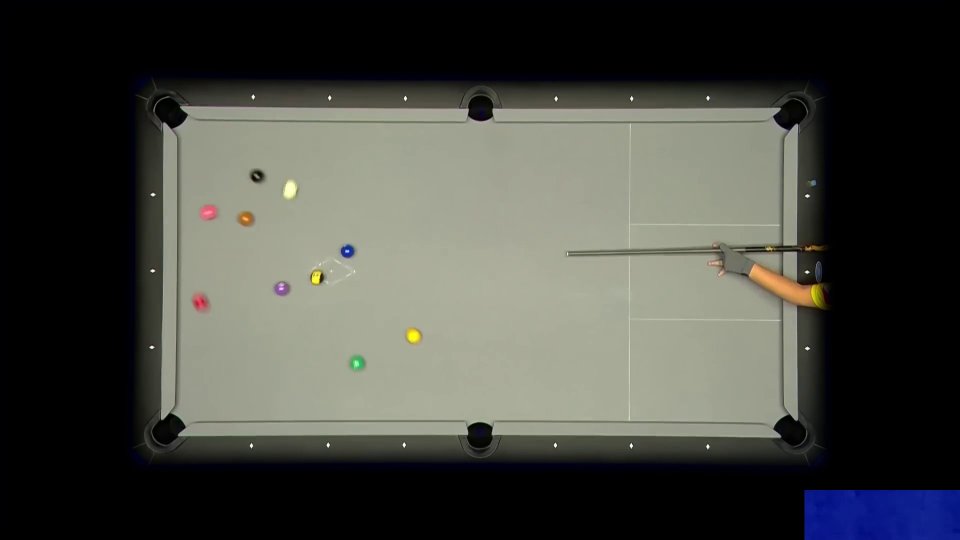
#> input picture frame 17 of raga break.mp4, 1920 x 1080 px, given in place of skid.mp4, which was not available (shown at 1/2 size)
$ python gptFindCircle.py
#> lines starting #> are read from the running program, lines starting #| are printed output that depends on the picture; after the words box and inside, x2 and y2 are one past the last pixel; in counts of white or black regions, pixels touching at a corner belong together; pictures that were not available may be replaced by others from this repository, and a replacement may not be noted
import cv2
import numpy as np
from collections import deque

# Initialize the webcam
videoname = 'skid' #input video clip name
cap = cv2.VideoCapture(videoname + '.mp4') #可以直接输入视频名称，或者输入args.image后用cmd运行


# lower_color = np.array([40,130,0])
# upper_color = np.array([150,200,10])
#
#
sens = 0 #change this to adjust lower/upper hsv color tolerance
lower_color= np.array([0, 1, 75]) - sens
upper_color = np.array([123, 35, 255]) + sens


# Define a buffer to store the past 2 seconds of trajectory points
trajectory = deque(maxlen=10000)


# We need to set resolutions.
# so, convert them from float to integer.
frame_width = int(cap.get(3))
frame_height = int(cap.get(4))

size = (frame_width, frame_height)

# Below VideoWriter object will create
# a frame of above defined The output
# is stored in 'filename.avi' file.

result = cv2.VideoWriter(videoname + ' minEnclosingCircle.mp4',
                         cv2.VideoWriter_fourcc(*'mp4v'),
                         60, size)

while True:
    # Read a frame from the webcam
    ret, frame = cap.read()
#> frame is the input picture: shape (1080, 1920, 3); mean B, G, R 64, 70, 69.1

    # Convert the frame from BGR to HSV
    hsv = cv2.cvtColor(frame, cv2.COLOR_BGR2HSV)
#> hsv: shape (1080, 1920, 3); mean H, S, V 27.7, 37.2, 72.6

    # Threshold the frame to get only the color pixels
    mask = cv2.inRange(hsv, lower_color, upper_color)
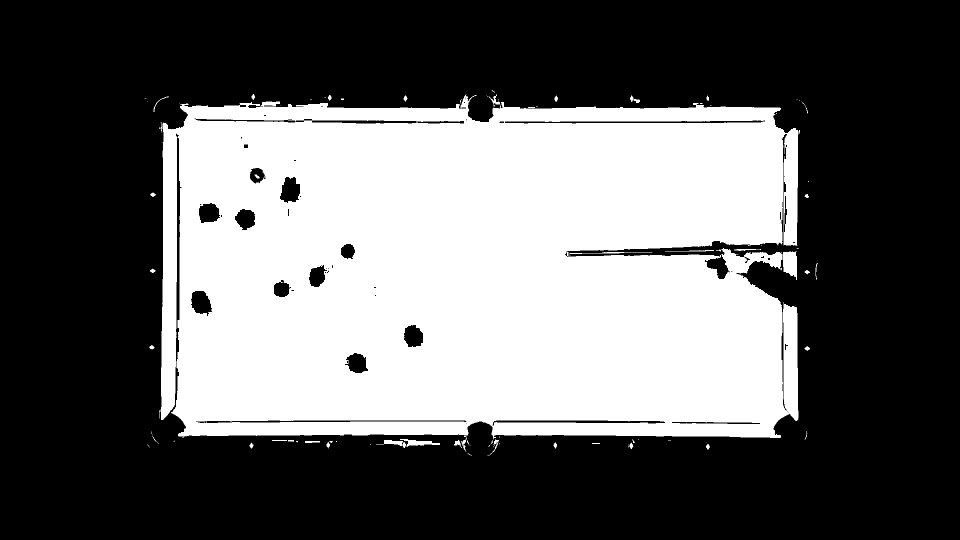
#> mask: shape (1080, 1920) (shown at 1/2 size); 38.3% white; 97 white regions (52 under 20 px), largest, box (x1, y1, x2, y2) and area: (322, 188, 1596, 879) 788752, (1566, 503, 1594, 560) 1253, (800, 878, 880, 894) 557
    mask = cv2.erode(mask, None, iterations=1)
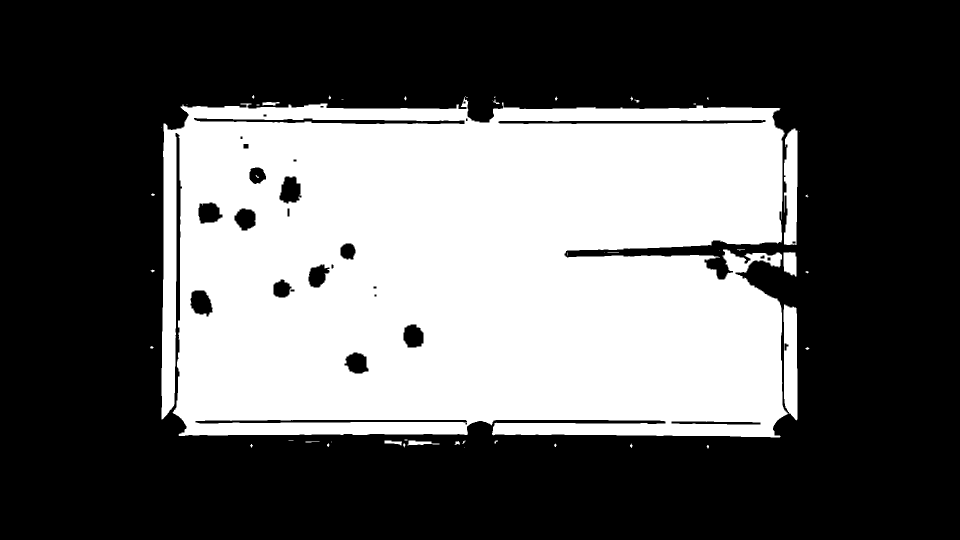
#> mask: shape (1080, 1920) (shown at 1/2 size); 37.4% white; 50 white regions (22 under 20 px), largest, box (x1, y1, x2, y2) and area: (323, 193, 1577, 875) 761870, (1567, 609, 1595, 841) 5594, (1568, 257, 1595, 490) 5252
    mask = cv2.dilate(mask, None, iterations=3)
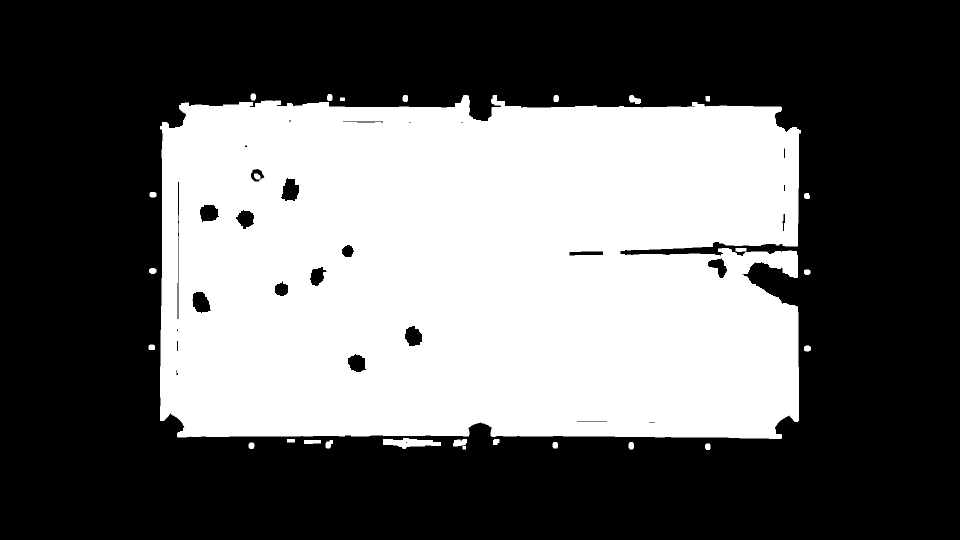
#> mask: shape (1080, 1920) (shown at 1/2 size); 39.6% white; 26 white regions
    # Convert the mask to a binary image
    binary = cv2.threshold(mask, 127, 255, cv2.THRESH_BINARY)[1]

    # Find the contours of the color objects in the binary image
    contours, _ = cv2.findContours(binary, cv2.RETR_EXTERNAL, cv2.CHAIN_APPROX_SIMPLE)
#> contours = 26 contours; largest, box (x1, y1, x2, y2) and area: (320, 190, 1602, 878) 823516, (766, 876, 882, 898) 1363, (906, 878, 934, 893) 290, (1258, 190, 1282, 208) 248, (608, 880, 642, 888) 216

    # Find the contour with the largest area
    max_contour = None
    max_area = 0
    for contour in contours:
        area = cv2.contourArea(contour)
        if area > max_area:
            max_area = area
            max_contour = contour
#> this loop made 26 passes
#> (area, max_area, max_contour) on pass 1: (36, 36, [[925, 892], [925, 898], [931, 898], [931, 892]])
#> (area, max_area) on passes 2, 3, 4, 6, 7, 9: (110, 110), (115.5, 115.5), (125, 125), (156, 156), (215.5, 215.5), (290, 290)
#> after the loop, max_area = 823516.5; max_contour = contour of 858 points, box (x1, y1, x2, y2) (320, 190, 1602, 878), area 823516

    if max_contour is not None:
        # Find the center and radius of the minimal circle that encloses the contour
        (x, y), radius = cv2.minEnclosingCircle(max_contour)
#> x = 958.7; y = 546.5; radius = 703.3

        # Only consider the circle if it has a radius greater than 20 pixels
        if radius > 20 and radius < 350 :
            # Draw the center of the circle
            center = (int(x), int(y))
            cv2.circle(frame, center, 3, (255, 0, 0), -8)
            # # Draw the boundary of the detected contour
            # cv2.drawContours(frame, [max_contour], -1, (255, 255, 255), 2)
            # # Draw the minimum enclosing circle
            # cv2.circle(frame, center, int(radius)+4, (0, 0, 255), 2)


            # Calculate the coordinates of the bounding rectangle
            x_rect = int(center[0] - radius)
            y_rect = int(center[1] - radius)
            w_rect = int(2 * radius) + 2
            h_rect = int(2 * radius) + 2

            # Draw the bounding rectangle around the minimal enclosing circle
            # cv2.rectangle(frame, (x_rect, y_rect), (x_rect + w_rect, y_rect + h_rect), (0, 255, 0), 2)

            # Draw the trajectory of the circle for the past 2 seconds
            trajectory.appendleft(center)
            for i in range(1, len(trajectory)):
                if trajectory[i - 1] is None or trajectory[i] is None:
                    continue
                cv2.line(frame, trajectory[i - 1], trajectory[i], (200, 255, 255), 3)

    # Show the frame
    result.write(frame)

    frame = cv2.resize(frame, (0, 0), fx=0.5, fy=0.5)  # 将视频缩放，高=fy，宽=fx
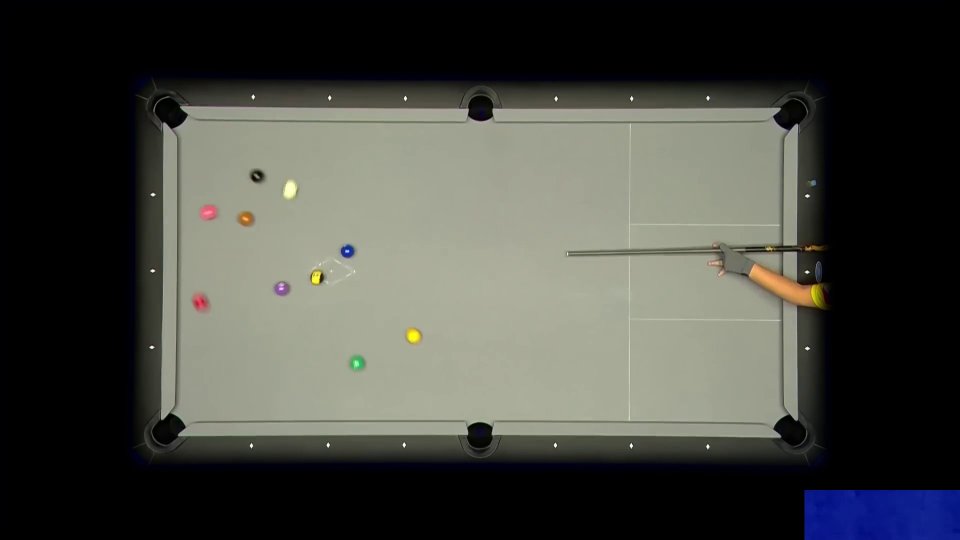
#> frame: shape (540, 960, 3); mean B, G, R 64.1, 70.1, 69.1
    cv2.imshow('frame', frame)

    # Exit the loop if the 'q' key is pressed
    if cv2.waitKey(1) & 0xFF == ord('q'):
#> (key q is pressed here)
        break

# Release the webcam and close all windows
# cap.release()
cv2.destroyAllWindows()

$ run again, starting later in the video
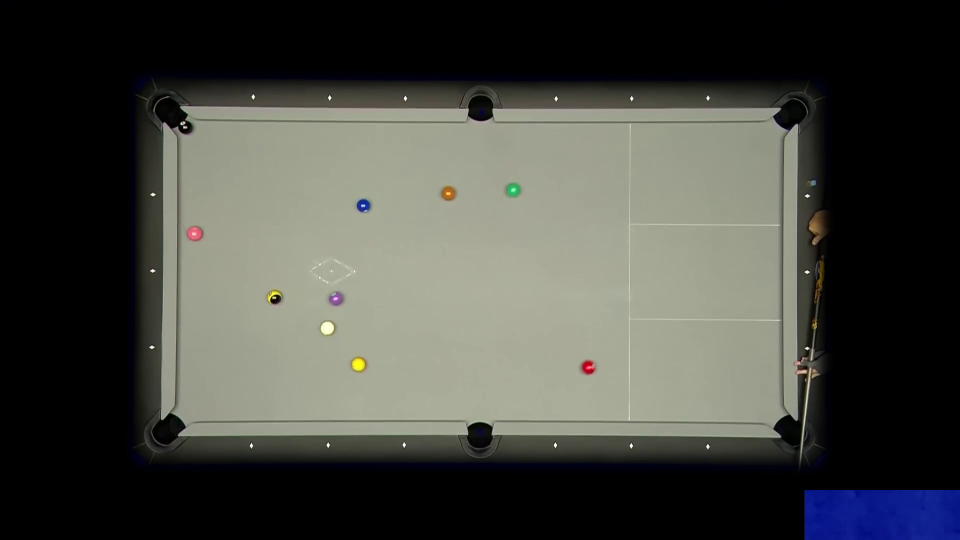
#> input picture frame 80 of raga break.mp4, 1920 x 1080 px, given in place of skid.mp4, which was not available (shown at 1/2 size)
#> frame is the input picture: shape (1080, 1920, 3); mean B, G, R 64.5, 70.4, 69.4
#> hsv: shape (1080, 1920, 3); mean H, S, V 26.2, 33.9, 72.8
#> `mask = cv2.dilate(mask, None, iterations=3)`:
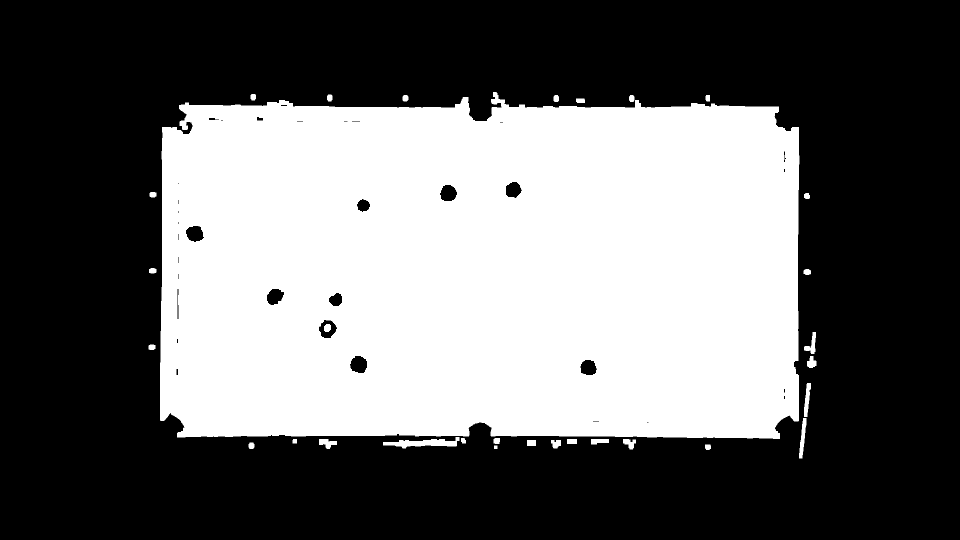
#> mask: shape (1080, 1920) (shown at 1/2 size); 40.3% white; 31 white regions
#> contours = 30 contours; largest, box (x1, y1, x2, y2) and area: (320, 184, 1599, 878) 831917, (766, 874, 919, 897) 1534, (1598, 836, 1613, 917) 537, (1608, 766, 1622, 834) 480, (1608, 664, 1632, 708) 402
#> the loop `for contour in contours:` made 30 passes
#> (area, max_area, max_contour) on pass 1: (36, 36, [[988, 891], [988, 897], [994, 897], [994, 891]])
#> after the loop `for contour in contours:`: max_area = 831917; max_contour = contour of 611 points, box (x1, y1, x2, y2) (320, 184, 1599, 878), area 831917
#> x = 958.7; y = 547.5; radius = 702.5
#> `frame = cv2.resize(frame, (0, 0), fx=0.5, fy=0.5)`:
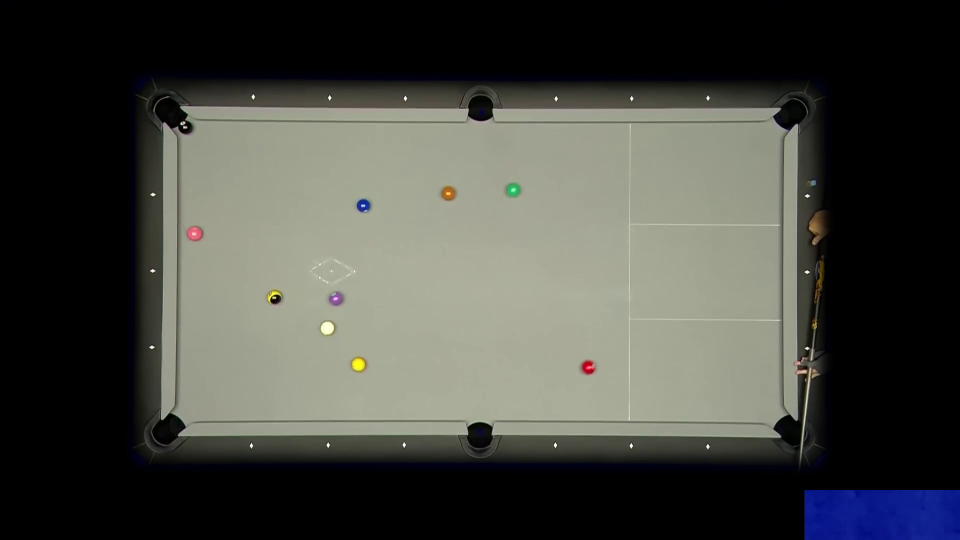
#> frame: shape (540, 960, 3); mean B, G, R 64.6, 70.5, 69.4

$ run again, starting later in the video
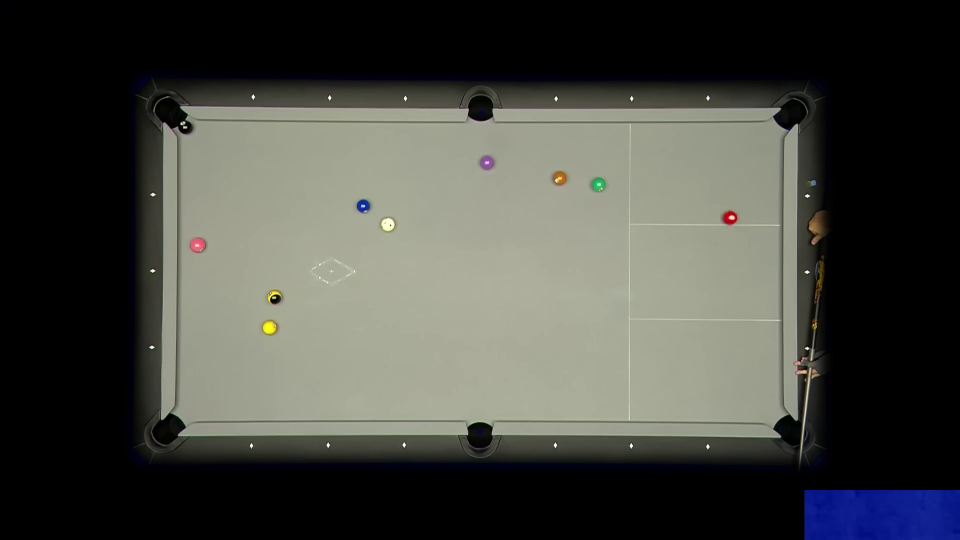
#> input picture frame 143 of raga break.mp4, 1920 x 1080 px, given in place of skid.mp4, which was not available (shown at 1/2 size)
#> frame is the input picture: shape (1080, 1920, 3); mean B, G, R 64.6, 70.5, 69.4
#> hsv: shape (1080, 1920, 3); mean H, S, V 26.1, 34, 72.8
#> `mask = cv2.dilate(mask, None, iterations=3)`:
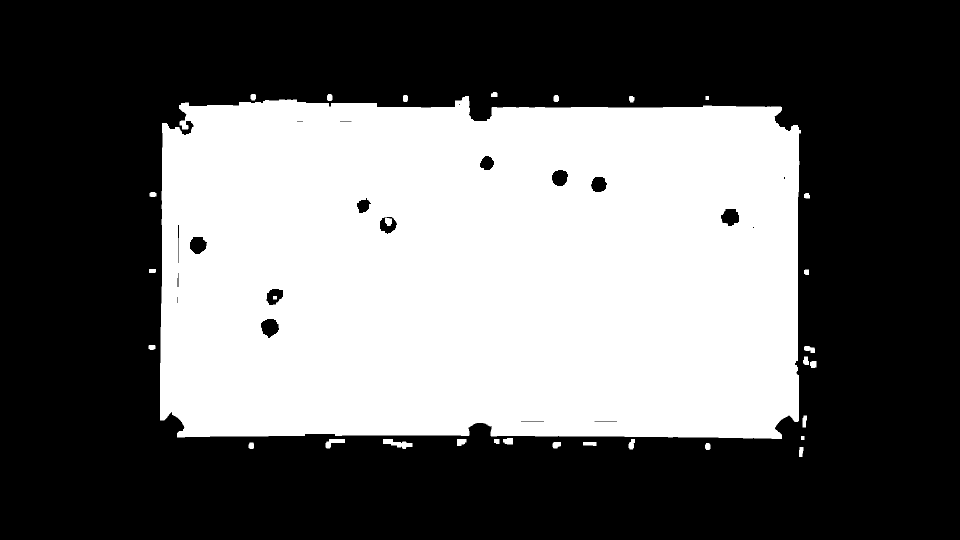
#> mask: shape (1080, 1920) (shown at 1/2 size); 40.1% white; 31 white regions
#> contours = 29 contours; largest, box (x1, y1, x2, y2) and area: (320, 192, 1602, 878) 832338, (766, 878, 825, 898) 519, (651, 878, 690, 897) 333, (1006, 876, 1026, 889) 196, (914, 878, 933, 892) 192
#> the loop `for contour in contours:` made 29 passes
#> (area, max_area) on passes 1, 4, 6, 8, 9, 24: (128.5, 128.5), (162.5, 162.5), (170.5, 170.5), (191.5, 191.5), (519, 519), (832337.5, 832337.5)
#> after the loop `for contour in contours:`: max_area = 832337.5; max_contour = contour of 495 points, box (x1, y1, x2, y2) (320, 192, 1602, 878), area 832338
#> x = 959.3; y = 547.3; radius = 703.1
#> `frame = cv2.resize(frame, (0, 0), fx=0.5, fy=0.5)`:
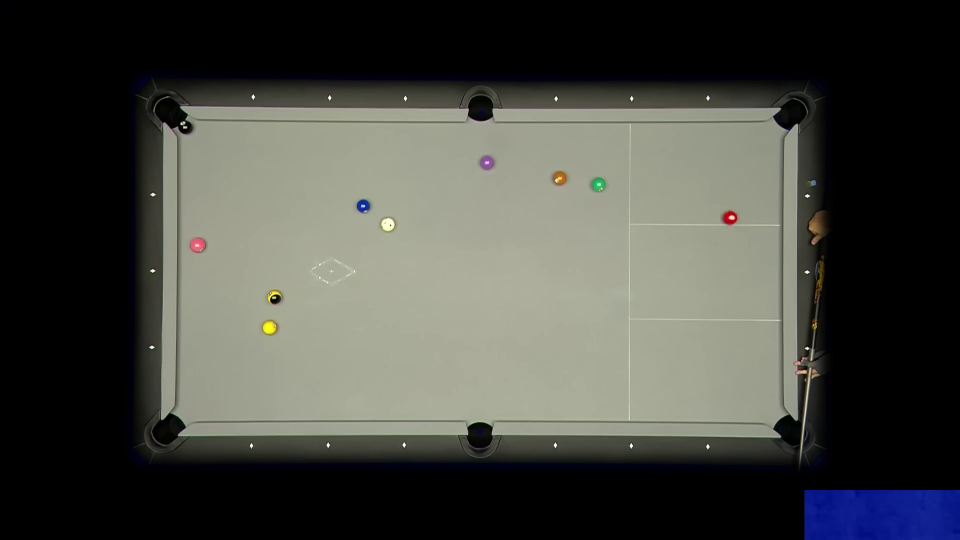
#> frame: shape (540, 960, 3); mean B, G, R 64.6, 70.5, 69.5
